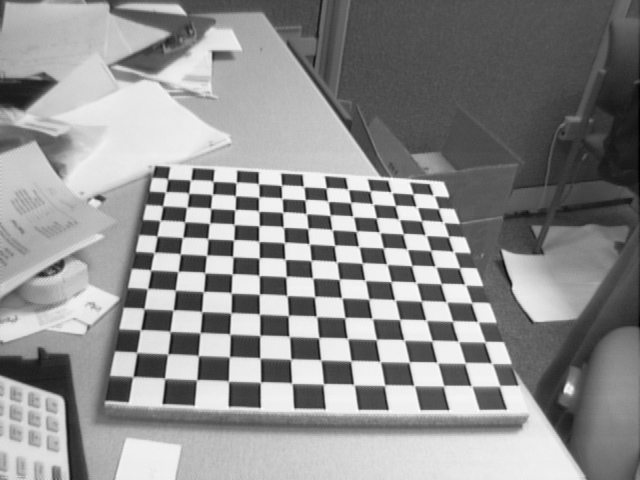
//> input picture Ejercicios/T10/NOTEBOOKS/2-Calibracion_Camara/images/calibration2/Image1.tif, 640 x 480 px
$ ./canny ../../../../T10/NOTEBOOKS/2-Calibracion_Camara/images/calibration2/Image1.tif   (built with g++ and OpenCV 4)
//> lines starting //> are read from the running program, lines starting //| are printed output that depends on the picture
#include <iostream>
#include <opencv2/opencv.hpp>

using namespace std;
using namespace cv;

// Varaible para imaxe orixe e de bordes
Mat src, edges;

// Limiares alto e baixo da histerese
int lowThreshold = 50;
int highThreshold = 100;

// Valor Max de trackbar
int const maxThreshold = 1000;


// Tamanhos das aperturas do soble para o detector de canny
int apertureSizes [] = {3, 5, 7};
int maxapertureIndex = 2;
int apertureIndex = 0;

// Suavizamos gaussiano
int blurAmount = 0;
int maxBlurAmount = 20;


// Funcion para a chamada do trackbar
void applyCanny(int ,void *)
{
  // Variable para almacenar a imaxe suavizada
  Mat blurredSrc;

  // Suavizamos a imaxe antes de detectar os contornos
  if (blurAmount > 0 )
  {
    GaussianBlur(src, blurredSrc, Size( 2 * blurAmount + 1, 2 * blurAmount + 1), 0);
  }
  else
  {
    blurredSrc = src.clone();
  }

  // Canny require un tamanho de aperture impar!
  int apertureSize = apertureSizes[apertureIndex];

  // Aplicamos canny para obter os bordes
  Canny( blurredSrc, edges, lowThreshold, highThreshold, apertureSize );

  //Visualizamos
  imshow("Bordes",edges);
}

int main(int argc, char** argv){

  //Lemos os argumentos de entrada en linha de comandos
  const char* file = argv[1];

// Lemos a imaxe
src = imread(file, IMREAD_GRAYSCALE);
//> src is the input picture: 480 rows x 640 cols, CV_8UC1; min 1, max 254, mean 142.9
if(src.empty())
  {
    cout << "Erro lendo a imaxe" << file<< endl;
    return -1;
  }


//Visualizamos
imshow("Bordes",src);

// Creamos a xanela para visualizar a saida.
namedWindow("Bordes",WINDOW_AUTOSIZE);

// Control do Trackbar para o limiar inferior
createTrackbar( "Limiar baixo", "Bordes", &lowThreshold, maxThreshold, applyCanny);

// Control do Trackbar para o limiar alto
createTrackbar( "Limiar alto", "Bordes", &highThreshold, maxThreshold, applyCanny);

// Control do Trackbar para o tamaño da apertura
createTrackbar( "Tamanho apertura", "Bordes", &apertureIndex, maxapertureIndex, applyCanny);
//> slider 'Tamanho apertura' is set to 1

// Control do Trackbar para o suavizado
createTrackbar( "Suavizado", "Bordes", &blurAmount, maxBlurAmount, applyCanny);
//> slider 'Suavizado' is set to 6

waitKey(0);
//> in applyCanny, `GaussianBlur(src, blurredSrc, Size( 2 * blurAmount + 1, 2 * blurAmount..`:
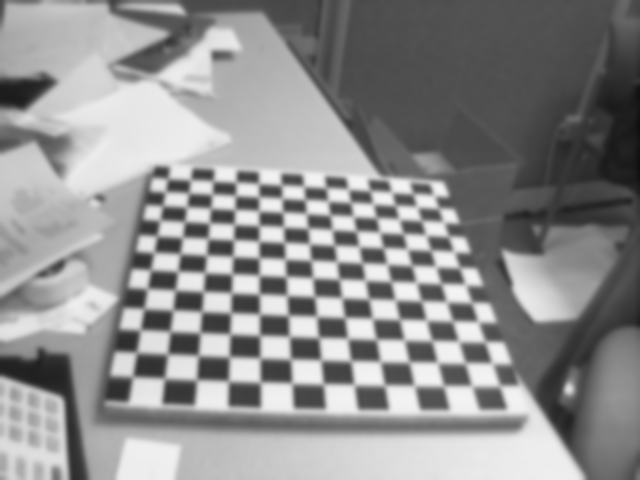
//> blurredSrc: 480 rows x 640 cols, CV_8UC1; min 15, max 243, mean 142.9
//> in applyCanny, `Canny( blurredSrc, edges, lowThreshold, highThreshold, apertureSize );`:
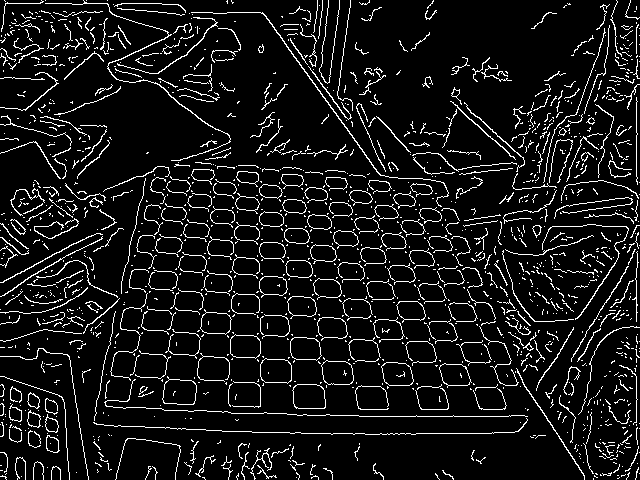
//> edges: 480 rows x 640 cols, CV_8UC1; 8.8% white in thin lines or dots

destroyAllWindows();
}

$ run again, on Ejercicios/T10/NOTEBOOKS/2-Calibracion_Camara/images/calibration2/Image11.tif
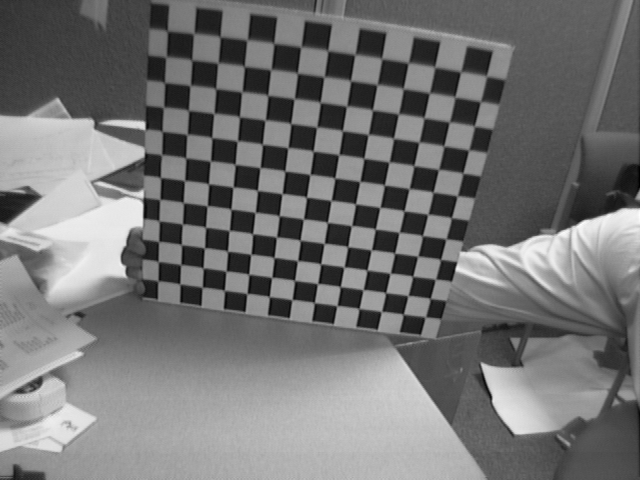
//> input picture Ejercicios/T10/NOTEBOOKS/2-Calibracion_Camara/images/calibration2/Image11.tif, 640 x 480 px
//> src is the input picture: 480 rows x 640 cols, CV_8UC1; min 1, max 254, mean 116.2
//> in applyCanny, `GaussianBlur(src, blurredSrc, Size( 2 * blurAmount + 1, 2 * blurAmount..`:
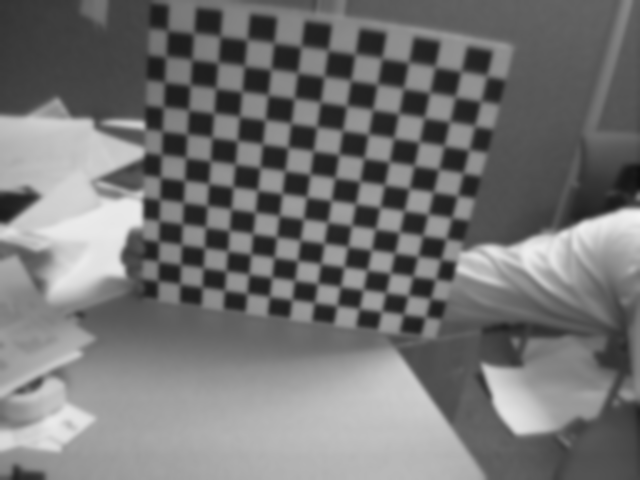
//> blurredSrc: 480 rows x 640 cols, CV_8UC1; min 15, max 243, mean 116.2
//> in applyCanny, `Canny( blurredSrc, edges, lowThreshold, highThreshold, apertureSize );`:
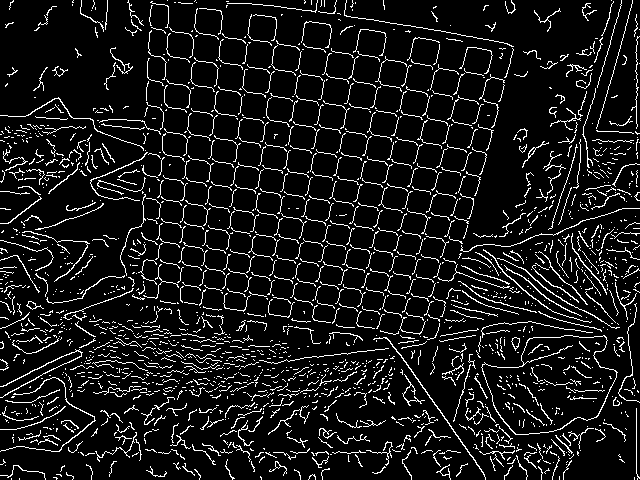
//> edges: 480 rows x 640 cols, CV_8UC1; 9.5% white in thin lines or dots

$ run again, on Ejercicios/T10/NOTEBOOKS/2-Calibracion_Camara/images/calibration2/Image12.tif
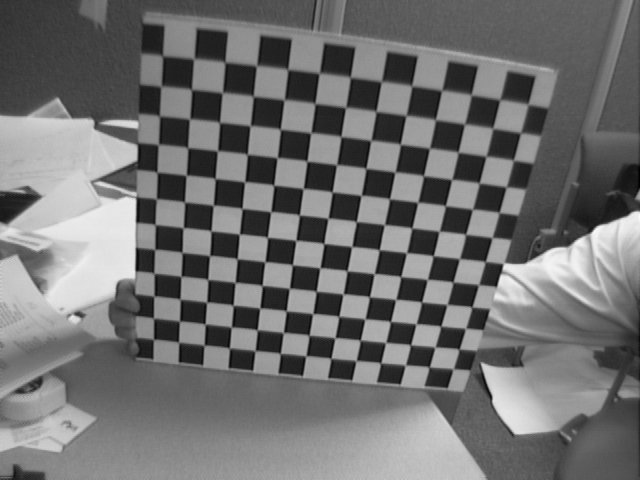
//> input picture Ejercicios/T10/NOTEBOOKS/2-Calibracion_Camara/images/calibration2/Image12.tif, 640 x 480 px
//> src is the input picture: 480 rows x 640 cols, CV_8UC1; min 1, max 251, mean 112.8
//> in applyCanny, `GaussianBlur(src, blurredSrc, Size( 2 * blurAmount + 1, 2 * blurAmount..`:
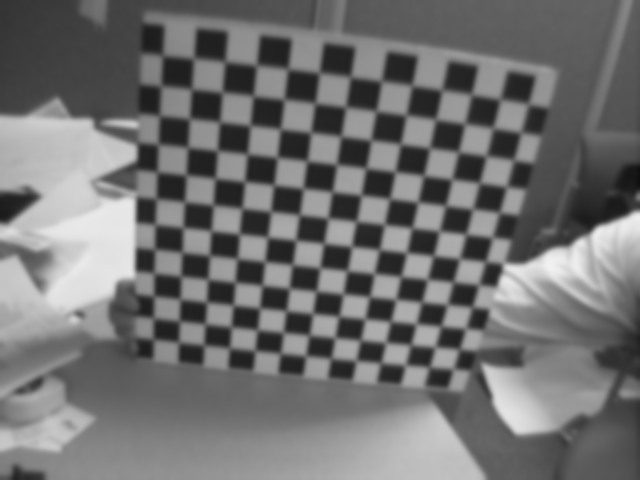
//> blurredSrc: 480 rows x 640 cols, CV_8UC1; min 15, max 241, mean 112.8
//> in applyCanny, `Canny( blurredSrc, edges, lowThreshold, highThreshold, apertureSize );`:
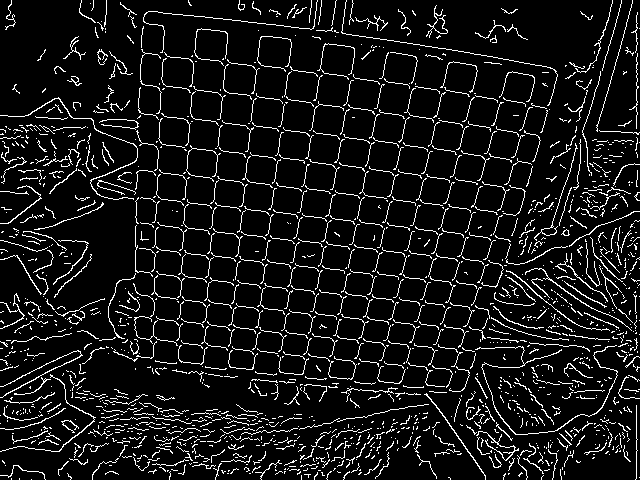
//> edges: 480 rows x 640 cols, CV_8UC1; 8.9% white in thin lines or dots

$ run again, on Ejercicios/T10/NOTEBOOKS/2-Calibracion_Camara/images/calibration2/Image13.tif
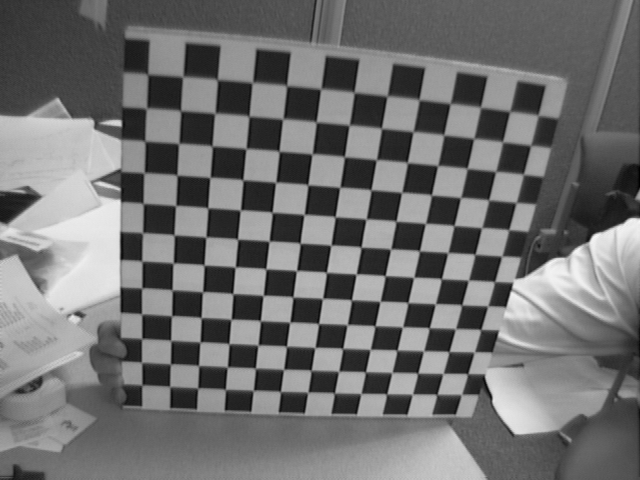
//> input picture Ejercicios/T10/NOTEBOOKS/2-Calibracion_Camara/images/calibration2/Image13.tif, 640 x 480 px
//> src is the input picture: 480 rows x 640 cols, CV_8UC1; min 1, max 250, mean 112.3
//> in applyCanny, `GaussianBlur(src, blurredSrc, Size( 2 * blurAmount + 1, 2 * blurAmount..`:
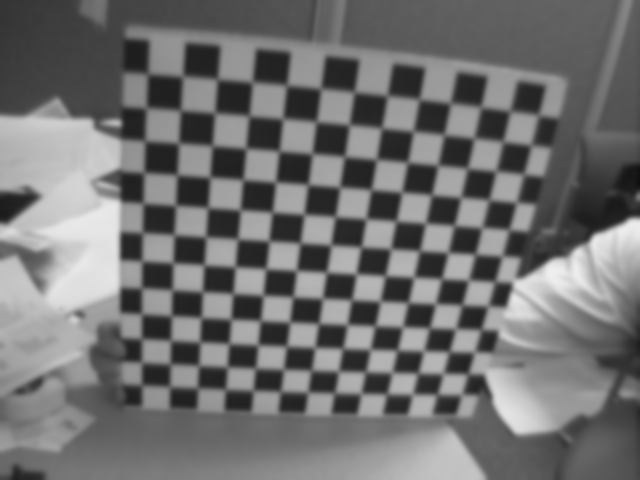
//> blurredSrc: 480 rows x 640 cols, CV_8UC1; min 15, max 239, mean 112.4
//> in applyCanny, `Canny( blurredSrc, edges, lowThreshold, highThreshold, apertureSize );`:
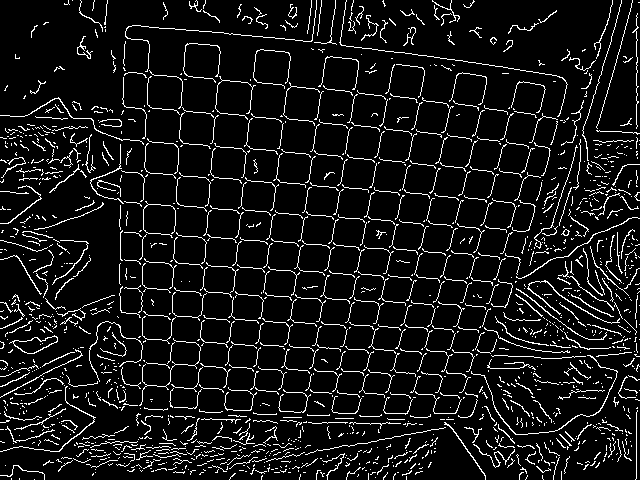
//> edges: 480 rows x 640 cols, CV_8UC1; 8.6% white in thin lines or dots
